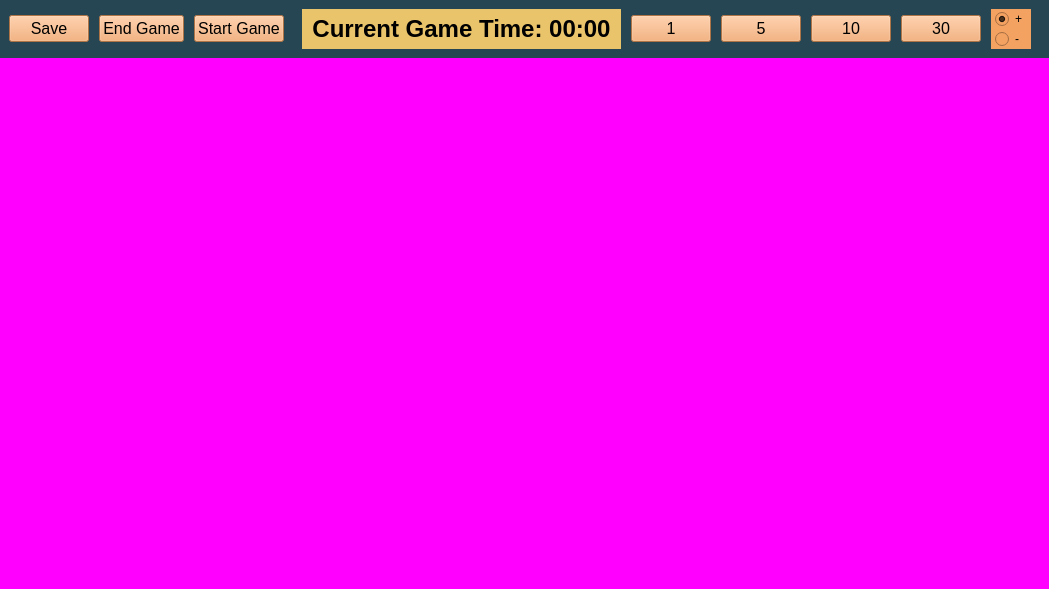
<?xml version="1.0" encoding="UTF-8"?>
<ui version="4.0">
 <class>MainWindow</class>
 <widget class="QMainWindow" name="MainWindow">
  <property name="geometry">
   <rect>
    <x>0</x>
    <y>0</y>
    <width>1049</width>
    <height>589</height>
   </rect>
  </property>
  <property name="windowTitle">
   <string>MainWindow</string>
  </property>
  <property name="styleSheet">
   <string notr="true">background-color: rgb(38, 70, 83);</string>
  </property>
  <widget class="QWidget" name="centralwidget">
   <layout class="QVBoxLayout" name="verticalLayout">
    <property name="spacing">
     <number>9</number>
    </property>
    <property name="leftMargin">
     <number>0</number>
    </property>
    <property name="topMargin">
     <number>9</number>
    </property>
    <property name="rightMargin">
     <number>0</number>
    </property>
    <property name="bottomMargin">
     <number>0</number>
    </property>
    <item>
     <layout class="QHBoxLayout" name="horizontalLayout">
      <property name="spacing">
       <number>10</number>
      </property>
      <property name="leftMargin">
       <number>9</number>
      </property>
      <property name="rightMargin">
       <number>9</number>
      </property>
      <item>
       <widget class="QPushButton" name="SaveButton">
        <property name="sizePolicy">
         <sizepolicy hsizetype="Fixed" vsizetype="Maximum">
          <horstretch>0</horstretch>
          <verstretch>0</verstretch>
         </sizepolicy>
        </property>
        <property name="font">
         <font>
          <pointsize>12</pointsize>
         </font>
        </property>
        <property name="styleSheet">
         <string notr="true">background-color: rgb(244, 162, 97);</string>
        </property>
        <property name="text">
         <string>Save</string>
        </property>
       </widget>
      </item>
      <item>
       <widget class="QPushButton" name="EndGame">
        <property name="sizePolicy">
         <sizepolicy hsizetype="Maximum" vsizetype="Fixed">
          <horstretch>0</horstretch>
          <verstretch>0</verstretch>
         </sizepolicy>
        </property>
        <property name="font">
         <font>
          <pointsize>12</pointsize>
         </font>
        </property>
        <property name="styleSheet">
         <string notr="true">background-color: rgb(244, 162, 97);</string>
        </property>
        <property name="text">
         <string>End Game</string>
        </property>
       </widget>
      </item>
      <item>
       <widget class="QPushButton" name="StartGame">
        <property name="font">
         <font>
          <pointsize>12</pointsize>
         </font>
        </property>
        <property name="styleSheet">
         <string notr="true">background-color: rgb(244, 162, 97);</string>
        </property>
        <property name="text">
         <string>Start Game</string>
        </property>
       </widget>
      </item>
      <item>
       <spacer name="horizontalSpacer">
        <property name="orientation">
         <enum>Qt::Horizontal</enum>
        </property>
        <property name="sizeHint" stdset="0">
         <size>
          <width>40</width>
          <height>20</height>
         </size>
        </property>
       </spacer>
      </item>
      <item>
       <widget class="QLabel" name="GameTimeLabel">
        <property name="sizePolicy">
         <sizepolicy hsizetype="Minimum" vsizetype="Minimum">
          <horstretch>0</horstretch>
          <verstretch>0</verstretch>
         </sizepolicy>
        </property>
        <property name="font">
         <font>
          <pointsize>18</pointsize>
          <weight>75</weight>
          <bold>true</bold>
         </font>
        </property>
        <property name="styleSheet">
         <string notr="true">background-color: rgb(233, 196, 106);
border-color: rgb(0, 0, 0);
padding-left: 10px;
padding-right: 10px;</string>
        </property>
        <property name="text">
         <string>Current Game Time: 00:00</string>
        </property>
        <property name="alignment">
         <set>Qt::AlignCenter</set>
        </property>
       </widget>
      </item>
      <item>
       <widget class="QPushButton" name="btn1">
        <property name="sizePolicy">
         <sizepolicy hsizetype="Maximum" vsizetype="Maximum">
          <horstretch>0</horstretch>
          <verstretch>0</verstretch>
         </sizepolicy>
        </property>
        <property name="font">
         <font>
          <pointsize>12</pointsize>
         </font>
        </property>
        <property name="styleSheet">
         <string notr="true">background-color: rgb(244, 162, 97);</string>
        </property>
        <property name="text">
         <string>1</string>
        </property>
        <property name="checkable">
         <bool>false</bool>
        </property>
       </widget>
      </item>
      <item>
       <widget class="QPushButton" name="btn2">
        <property name="sizePolicy">
         <sizepolicy hsizetype="Maximum" vsizetype="Fixed">
          <horstretch>0</horstretch>
          <verstretch>0</verstretch>
         </sizepolicy>
        </property>
        <property name="font">
         <font>
          <pointsize>12</pointsize>
         </font>
        </property>
        <property name="styleSheet">
         <string notr="true">background-color: rgb(244, 162, 97);</string>
        </property>
        <property name="text">
         <string>5</string>
        </property>
       </widget>
      </item>
      <item>
       <widget class="QPushButton" name="btn3">
        <property name="sizePolicy">
         <sizepolicy hsizetype="Maximum" vsizetype="Fixed">
          <horstretch>0</horstretch>
          <verstretch>0</verstretch>
         </sizepolicy>
        </property>
        <property name="font">
         <font>
          <pointsize>12</pointsize>
         </font>
        </property>
        <property name="styleSheet">
         <string notr="true">background-color: rgb(244, 162, 97);</string>
        </property>
        <property name="text">
         <string>10</string>
        </property>
       </widget>
      </item>
      <item>
       <widget class="QPushButton" name="btn4">
        <property name="sizePolicy">
         <sizepolicy hsizetype="Maximum" vsizetype="Fixed">
          <horstretch>0</horstretch>
          <verstretch>0</verstretch>
         </sizepolicy>
        </property>
        <property name="font">
         <font>
          <pointsize>12</pointsize>
         </font>
        </property>
        <property name="styleSheet">
         <string notr="true">background-color: rgb(244, 162, 97);</string>
        </property>
        <property name="text">
         <string>30</string>
        </property>
       </widget>
      </item>
      <item>
       <layout class="QVBoxLayout" name="verticalLayout_2">
        <property name="spacing">
         <number>0</number>
        </property>
       </layout>
      </item>
      <item>
       <widget class="QWidget" name="widget" native="true">
        <property name="styleSheet">
         <string notr="true">background-color: rgb(244, 162, 97);</string>
        </property>
        <layout class="QVBoxLayout" name="verticalLayout_3">
         <property name="spacing">
          <number>0</number>
         </property>
         <property name="leftMargin">
          <number>4</number>
         </property>
         <property name="topMargin">
          <number>0</number>
         </property>
         <property name="rightMargin">
          <number>4</number>
         </property>
         <property name="bottomMargin">
          <number>0</number>
         </property>
         <item>
          <widget class="QRadioButton" name="plus">
           <property name="styleSheet">
            <string notr="true"/>
           </property>
           <property name="text">
            <string>+</string>
           </property>
           <property name="checked">
            <bool>true</bool>
           </property>
          </widget>
         </item>
         <item>
          <widget class="QRadioButton" name="minus">
           <property name="styleSheet">
            <string notr="true"/>
           </property>
           <property name="text">
            <string>-</string>
           </property>
          </widget>
         </item>
        </layout>
       </widget>
      </item>
      <item>
       <spacer name="horizontalSpacer_3">
        <property name="orientation">
         <enum>Qt::Horizontal</enum>
        </property>
        <property name="sizeHint" stdset="0">
         <size>
          <width>40</width>
          <height>20</height>
         </size>
        </property>
       </spacer>
      </item>
     </layout>
    </item>
    <item>
     <widget class="MplCanvas" name="canvas" native="true">
      <property name="enabled">
       <bool>false</bool>
      </property>
      <property name="sizePolicy">
       <sizepolicy hsizetype="Minimum" vsizetype="MinimumExpanding">
        <horstretch>0</horstretch>
        <verstretch>0</verstretch>
       </sizepolicy>
      </property>
      <property name="styleSheet">
       <string notr="true">background-color: rgb(255, 0, 255);</string>
      </property>
     </widget>
    </item>
   </layout>
  </widget>
 </widget>
 <customwidgets>
  <customwidget>
   <class>MplCanvas</class>
   <extends>QWidget</extends>
   <header>MplCanvas</header>
   <container>1</container>
  </customwidget>
 </customwidgets>
 <resources/>
 <connections/>
</ui>
